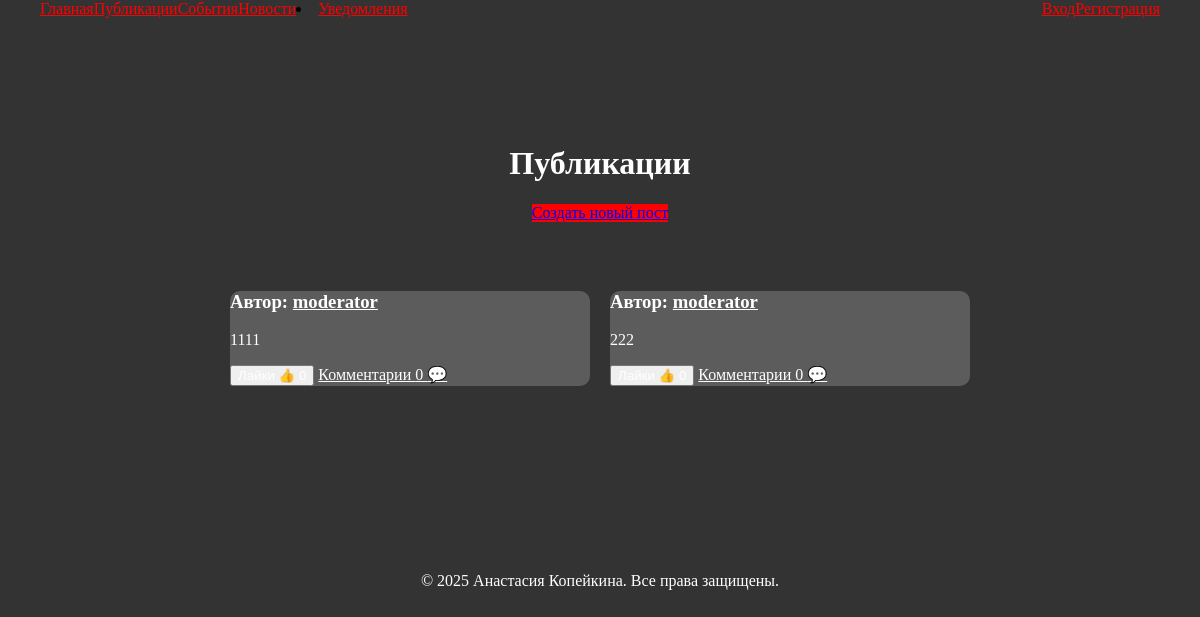
The page /posts on the database its author committed.
### application/models.py (models this page shows, shortened)
class Post(db.Model):
    id = db.Column(db.Integer, primary_key=True)
    user_id = db.Column(db.Integer, db.ForeignKey('user.id'), nullable=False)
    content_text = db.Column(db.Text, nullable=True)
    file_path = db.Column(db.String(255), nullable=True)
    file_type = db.Column(db.String(10), nullable=False)  # 'image', 'video', or 'none'
    created_at = db.Column(db.DateTime, default=datetime.now)
    updated_at = db.Column(db.DateTime, default=datetime.now, onupdate=datetime.now)
    is_active = db.Column(db.Boolean, default=True)
    likes = db.relationship('Like', backref='post', lazy=True)
    comments = db.relationship('Comment', backref='post', lazy=True)

class User(db.Model, UserMixin):
    id = db.Column(db.Integer, primary_key=True)
    username = db.Column(db.String(150), unique=True, nullable=False)
    email = db.Column(db.String(150), unique=True, nullable=False)
    password_hash = db.Column(db.String(128), nullable=False)
    role = db.Column(db.String(128), default='user')
    is_blocked = db.Column(db.Boolean, default=False)
    failed_login_attempts = db.Column(db.Integer, default=0)
    last_failed_login = db.Column(db.DateTime)
    posts = db.relationship('Post', backref='author', lazy=True)
    likes = db.relationship('Like', backref='user', lazy=True)
    comments = db.relationship('Comment', backref='user', lazy=True)
    email_notifications = db.Column(db.Boolean, default=True)  # Флаг для email уведомлений

### application/views/posts.py (the view)
@posts_bp.route('/posts', methods=['GET'])
def list_posts():
    posts = Post.query.options(joinedload(Post.author)).filter_by(is_active=True).all()
    return render_template('posts.html', posts=posts)

### application/templates/posts.html (shortened to what this page needs)
{% extends 'base.html' %}
{% block content %}
  <div class="home-container" style="max-width: 1200px; margin: 0 auto; padding: 40px 20px;">
    <h1>Публикации</h1>
    <a href="{{ url_for('posts.new_post') }}" class="ant-btn ant-btn-primary" style="margin-bottom: 20px;">Создать новый пост</a>
    <div class="site-card-wrapper" style="padding: 20px; display: flex; flex-wrap: wrap; justify-content: center;">
      <div class="ant-row" style="display: flex; flex-wrap: wrap;">
        {% for post in posts %}
          <div class="ant-col ant-col-8" style="padding: 10px; border-radius: 10px;">
            <div class="ant-card" style="width: 100%; border-radius: 120px;">
              <div class="ant-card-body" style="background-color: #5c5c5c; border-radius: 10px;">
                <h3 style="color: #ffffff;">Автор: <a href="{{ url_for('auth.profile', user_id=post.user_id) }}" style="color: #ffffff;">{{ post.author.username }}</a></h3>
                <p style="color: #ffffff;">{{ post.content_text }}</p>
                <div style="margin-top: 10px;">
                  <form action="{{ url_for('likes.like_post', post_id=post.id) }}" method="POST" style="display:inline;">
                    <button type="submit" class="ant-btn ant-btn-link" style="color: #ffffff;">Лайки 👍 {{ post.likes|length }}</button>
                  </form>
                  <a href="{{ url_for('comments.list_comments', post_id=post.id) }}" class="ant-btn ant-btn-link" style="color: #ffffff;">Комментарии {{ post.comments|length }} 💬</a>
                </div>
              </div>
            </div>
          </div>
        {% endfor %}
      </div>
    </div>
  </div>
{% endblock %}

### application/static/css/styles.css (style rules this page uses)
body { background-color: #333333; }
.ant-btn-primary { background-color: #FF0000; border-color: #FF0000; }
p { color: #ffffff; }
h1 { color: #ffffff; }

### application/templates/posts.html (style rules this page uses)
.ant-card { min-width: 360px; }
.ant-row { overflow-y: hidden; }
.ant-col { display: flex; flex-direction: column; flex-wrap: wrap; justify-content: center; margin-bottom: 50px; }
.home-container { display: flex; flex-direction: column; align-items: center; justify-content: center; }

### rows shown on the page
Post: author.username "moderator", content_text "1111", comments|length "0"
Post: author.username "moderator", content_text "222", comments|length "0"
